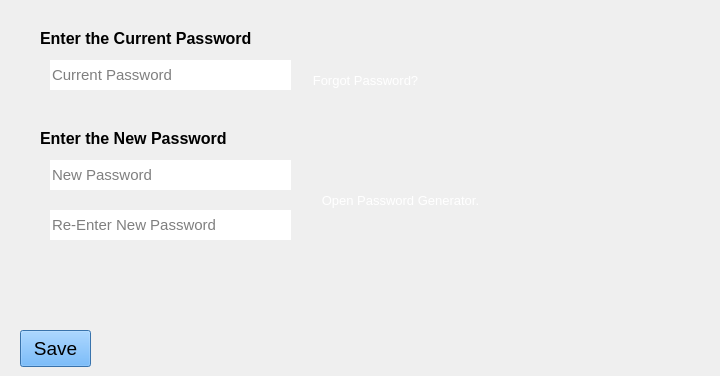
                    <widget class="QWidget" name="change_password_page">
                     <widget class="QLineEdit" name="change_password_current_password_lineEdit">
                      <property name="geometry">
                       <rect>
                        <x>50</x>
                        <y>60</y>
                        <width>241</width>
                        <height>30</height>
                       </rect>
                      </property>
                      <property name="sizePolicy">
                       <sizepolicy hsizetype="Expanding" vsizetype="Fixed">
                        <horstretch>0</horstretch>
                        <verstretch>0</verstretch>
                       </sizepolicy>
                      </property>
                      <property name="minimumSize">
                       <size>
                        <width>0</width>
                        <height>30</height>
                       </size>
                      </property>
                      <property name="font">
                       <font>
                        <pointsize>11</pointsize>
                       </font>
                      </property>
                      <property name="styleSheet">
                       <string notr="true">background-color: rgb(255,255,255);
color: rgb(0,0,0);
border: 0;</string>
                      </property>
                      <property name="text">
                       <string/>
                      </property>
                      <property name="echoMode">
                       <enum>QLineEdit::Password</enum>
                      </property>
                      <property name="placeholderText">
                       <string>Current Password</string>
                      </property>
                     </widget>
                     <widget class="QLabel" name="change_password_current_password_text">
                      <property name="geometry">
                       <rect>
                        <x>40</x>
                        <y>30</y>
                        <width>291</width>
                        <height>16</height>
                       </rect>
                      </property>
                      <property name="font">
                       <font>
                        <pointsize>12</pointsize>
                        <weight>75</weight>
                        <bold>true</bold>
                       </font>
                      </property>
                      <property name="text">
                       <string>Enter the Current Password</string>
                      </property>
                     </widget>
                     <widget class="QLabel" name="change_password_new_password_text">
                      <property name="geometry">
                       <rect>
                        <x>40</x>
                        <y>130</y>
                        <width>291</width>
                        <height>16</height>
                       </rect>
                      </property>
                      <property name="font">
                       <font>
                        <pointsize>12</pointsize>
                        <weight>75</weight>
                        <bold>true</bold>
                       </font>
                      </property>
                      <property name="text">
                       <string>Enter the New Password</string>
                      </property>
                     </widget>
                     <widget class="QLineEdit" name="change_password_new_password_lineEdit">
                      <property name="geometry">
                       <rect>
                        <x>50</x>
                        <y>160</y>
                        <width>241</width>
                        <height>30</height>
                       </rect>
                      </property>
                      <property name="sizePolicy">
                       <sizepolicy hsizetype="Expanding" vsizetype="Fixed">
                        <horstretch>0</horstretch>
                        <verstretch>0</verstretch>
                       </sizepolicy>
                      </property>
                      <property name="minimumSize">
                       <size>
                        <width>0</width>
                        <height>30</height>
                       </size>
                      </property>
                      <property name="font">
                       <font>
                        <pointsize>11</pointsize>
                       </font>
                      </property>
                      <property name="styleSheet">
                       <string notr="true">background-color: rgb(255,255,255);
color: rgb(0,0,0);
border: 0;</string>
                      </property>
                      <property name="text">
                       <string/>
                      </property>
                      <property name="echoMode">
                       <enum>QLineEdit::Password</enum>
                      </property>
                      <property name="placeholderText">
                       <string>New Password</string>
                      </property>
                     </widget>
                     <widget class="QLineEdit" name="change_password_new_password_lineEdit_2">
                      <property name="geometry">
                       <rect>
                        <x>50</x>
                        <y>210</y>
                        <width>241</width>
                        <height>30</height>
                       </rect>
                      </property>
                      <property name="sizePolicy">
                       <sizepolicy hsizetype="Expanding" vsizetype="Fixed">
                        <horstretch>0</horstretch>
                        <verstretch>0</verstretch>
                       </sizepolicy>
                      </property>
                      <property name="minimumSize">
                       <size>
                        <width>0</width>
                        <height>30</height>
                       </size>
                      </property>
                      <property name="font">
                       <font>
                        <pointsize>11</pointsize>
                       </font>
                      </property>
                      <property name="styleSheet">
                       <string notr="true">background-color: rgb(255,255,255);
color: rgb(0,0,0);
border: 0;</string>
                      </property>
                      <property name="text">
                       <string/>
                      </property>
                      <property name="echoMode">
                       <enum>QLineEdit::Password</enum>
                      </property>
                      <property name="placeholderText">
                       <string>Re-Enter New Password</string>
                      </property>
                     </widget>
                     <widget class="QPushButton" name="change_password_forgot_password_pushButton">
                      <property name="geometry">
                       <rect>
                        <x>300</x>
                        <y>70</y>
                        <width>131</width>
                        <height>21</height>
                       </rect>
                      </property>
                      <property name="font">
                       <font>
                        <pointsize>10</pointsize>
                       </font>
                      </property>
                      <property name="cursor">
                       <cursorShape>PointingHandCursor</cursorShape>
                      </property>
                      <property name="styleSheet">
                       <string notr="true">QPushButton{
	color: rgb(255, 255, 255);
	border: 0;
}
QPushButton:hover{
	color: rgb(80, 161, 241);
	text-decoration: underline;
}</string>
                      </property>
                      <property name="text">
                       <string>Forgot Password?</string>
                      </property>
                     </widget>
                     <widget class="QPushButton" name="change_password_open_password_generator_pushButton">
                      <property name="geometry">
                       <rect>
                        <x>300</x>
                        <y>190</y>
                        <width>201</width>
                        <height>21</height>
                       </rect>
                      </property>
                      <property name="font">
                       <font>
                        <pointsize>10</pointsize>
                       </font>
                      </property>
                      <property name="cursor">
                       <cursorShape>PointingHandCursor</cursorShape>
                      </property>
                      <property name="styleSheet">
                       <string notr="true">QPushButton{
	color: rgb(255, 255, 255);
	border: 0;
}
QPushButton:hover{
	color: rgb(80, 161, 241);
	text-decoration: underline;
}</string>
                      </property>
                      <property name="text">
                       <string>Open Password Generator.</string>
                      </property>
                     </widget>
                     <widget class="QPushButton" name="change_password_save_pushButton">
                      <property name="geometry">
                       <rect>
                        <x>20</x>
                        <y>330</y>
                        <width>71</width>
                        <height>37</height>
                       </rect>
                      </property>
                      <property name="sizePolicy">
                       <sizepolicy hsizetype="Fixed" vsizetype="Fixed">
                        <horstretch>0</horstretch>
                        <verstretch>0</verstretch>
                       </sizepolicy>
                      </property>
                      <property name="font">
                       <font>
                        <pointsize>14</pointsize>
                       </font>
                      </property>
                      <property name="styleSheet">
                       <string notr="true">QPushButton{
	background-color: rgb(80, 161, 241);
	color: rgb(0, 0, 0);
}
QPushButton:hover{
	background-color: rgb(84, 173, 255);
}</string>
                      </property>
                      <property name="text">
                       <string>Save</string>
                      </property>
                     </widget>
                     <widget class="QLabel" name="change_password_feedback">
                      <property name="geometry">
                       <rect>
                        <x>100</x>
                        <y>330</y>
                        <width>611</width>
                        <height>37</height>
                       </rect>
                      </property>
                      <property name="font">
                       <font>
                        <pointsize>11</pointsize>
                        <weight>75</weight>
                        <bold>true</bold>
                       </font>
                      </property>
                      <property name="styleSheet">
                       <string notr="true">color: rgb(255, 0, 0);</string>
                      </property>
                      <property name="text">
                       <string/>
                      </property>
                     </widget>
                    </widget>
